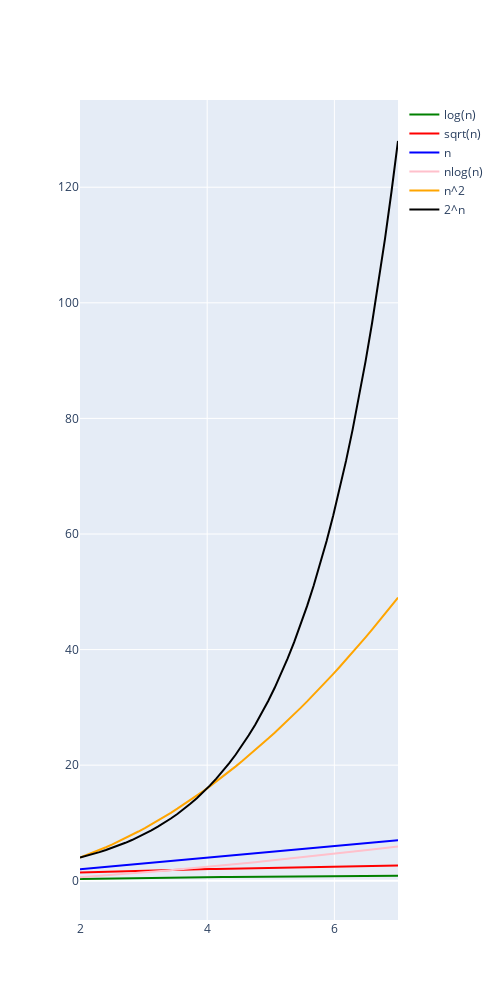

Here is the notebook cell this chart was saved with:
### Code cell
fig = go.Figure()

fig.add_trace(go.Scatter(x=x, y=y_log, mode='lines', name='log(n)', marker_color='green'))
fig.add_trace(go.Scatter(x=x, y=y_sqrt, mode='lines', name='sqrt(n)', marker_color='red'))
fig.add_trace(go.Scatter(x=x, y=y, mode='lines', name='n', marker_color='blue'))
fig.add_trace(go.Scatter(x=x, y=y_nlog, mode='lines', name='nlog(n)', marker_color='pink'))
fig.add_trace(go.Scatter(x=x, y=y_n2, mode='lines', name='n^2', marker_color='orange'))
fig.add_trace(go.Scatter(x=x, y=y_2n, mode='lines', name='2^n', marker_color='black'))
fig.update_xaxes(tickvals=[2, 4, 6, 8])
fig.update_layout(width=500, height=1000)
fig.show()
